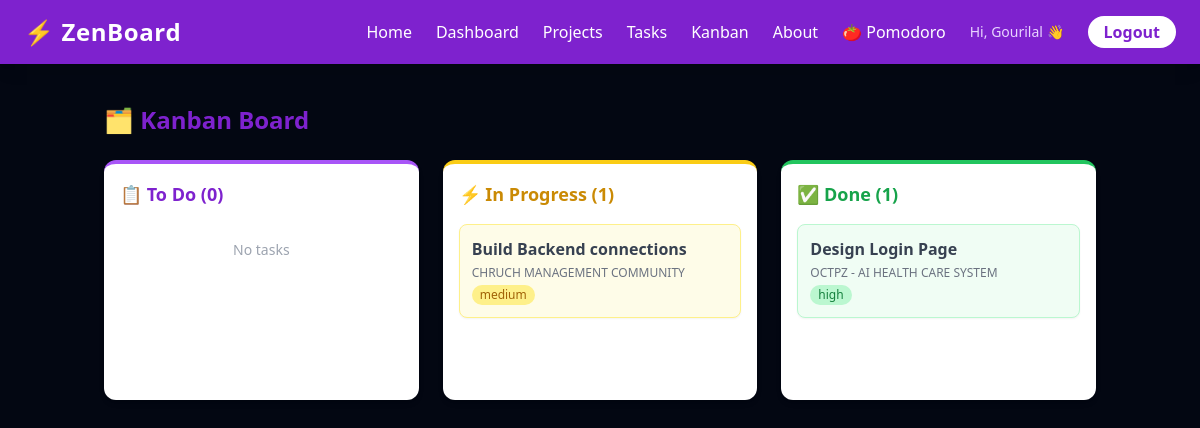
The app's page /Kanban/ (signed in) with its own data.
### tasks/models.py (models this page shows, shortened)
class Task(models.Model):
    STATUS_CHOICES = [
        ('todo', 'To Do'),
        ('inprogress', 'In Progress'),
        ('done', 'Done'),
    ]
    PRIORITY_CHOICES = [
        ('low', 'Low'),
        ('medium', 'Medium'),
        ('high', 'High'),
    ]
    title = models.CharField(max_length=200)
    description = models.TextField(blank=True)
    status = models.CharField(max_length=20, choices=STATUS_CHOICES, default='todo')
    priority = models.CharField(max_length=20, choices=PRIORITY_CHOICES, default='medium')
    project = models.ForeignKey(Project, on_delete=models.CASCADE)
    assigned_to = models.ForeignKey(User, on_delete=models.SET_NULL, null=True, blank=True)
    deadline = models.DateField(null=True, blank=True)
    created_at = models.DateTimeField(auto_now_add=True)

class Project(models.Model):
    name = models.CharField(max_length=200)
    description = models.TextField(blank=True)
    owner = models.ForeignKey(User, on_delete=models.CASCADE)
    created_at = models.DateTimeField(auto_now_add=True)

### tasks/views.py (the view)
# urls.py: path('Kanban/', views.kanban, name='kanban'),
@login_required
def kanban(request):
    todo_tasks = Task.objects.filter(project__owner=request.user, status='todo')
    inprogress_tasks = Task.objects.filter(project__owner=request.user, status='inprogress')
    done_tasks = Task.objects.filter(project__owner=request.user, status='done')
    context = {
        'todo_tasks': todo_tasks,
        'inprogress_tasks': inprogress_tasks,
        'done_tasks': done_tasks,
    }
    return render(request, 'tasks/kanban.html', context)

### templates/tasks/kanban.html (shortened to what this page needs)
{% extends 'tasks/base.html' %}
{% block content %}
<div class="mb-6">
    <h2 class="text-2xl font-bold text-purple-700">🗂️ Kanban Board</h2>
</div>
<div class="grid grid-cols-3 gap-6">
    <div class="bg-white rounded-xl shadow-md p-4 border-t-4 border-purple-500">
        <h3 class="text-lg font-bold text-purple-700 mb-4">📋 To Do ({{ todo_tasks.count }})</h3>
        <div id="todo" class="min-h-40 space-y-3">
            {% for task in todo_tasks %}
            <div class="bg-purple-50 border border-purple-200 rounded-lg p-3 cursor-grab shadow-sm"
                 draggable="true" data-id="{{ task.id }}">
                <p class="font-semibold text-gray-700">{{ task.title }}</p>
                <p class="text-xs text-gray-500 mt-1">{{ task.project.name }}</p>
                <span class="text-xs bg-purple-200 text-purple-700 px-2 py-0.5 rounded-full mt-1 inline-block">{{ task.priority }}</span>
                {% if task.deadline %}
                <p class="text-xs text-red-400 mt-1">📅 {{ task.deadline }}</p>
                {% endif %}
            </div>
            {% empty %}
            <p class="text-gray-400 text-sm text-center py-4">No tasks</p>
            {% endfor %}
        </div>
    </div>
    <div class="bg-white rounded-xl shadow-md p-4 border-t-4 border-yellow-400">
        <h3 class="text-lg font-bold text-yellow-600 mb-4">⚡ In Progress ({{ inprogress_tasks.count }})</h3>
        <div id="inprogress" class="min-h-40 space-y-3">
            {% for task in inprogress_tasks %}
            <div class="bg-yellow-50 border border-yellow-200 rounded-lg p-3 cursor-grab shadow-sm"
                 draggable="true" data-id="{{ task.id }}">
                <p class="font-semibold text-gray-700">{{ task.title }}</p>
                <p class="text-xs text-gray-500 mt-1">{{ task.project.name }}</p>
                <span class="text-xs bg-yellow-200 text-yellow-700 px-2 py-0.5 rounded-full mt-1 inline-block">{{ task.priority }}</span>
            </div>
            {% empty %}
            <p class="text-gray-400 text-sm text-center py-4">No tasks</p>
            {% endfor %}
        </div>
    </div>
    <div class="bg-white rounded-xl shadow-md p-4 border-t-4 border-green-500">
        <h3 class="text-lg font-bold text-green-600 mb-4">✅ Done ({{ done_tasks.count }})</h3>
        <div id="done" class="min-h-40 space-y-3">
            {% for task in done_tasks %}
            <div class="bg-green-50 border border-green-200 rounded-lg p-3 cursor-grab shadow-sm"
                 draggable="true" data-id="{{ task.id }}">
                <p class="font-semibold text-gray-700">{{ task.title }}</p>
                <p class="text-xs text-gray-500 mt-1">{{ task.project.name }}</p>
                <span class="text-xs bg-green-200 text-green-700 px-2 py-0.5 rounded-full mt-1 inline-block">{{ task.priority }}</span>
            </div>
            {% empty %}
            <p class="text-gray-400 text-sm text-center py-4">No tasks</p>
            {% endfor %}
        </div>
    </div>
</div>
{% endblock %}

### templates/tasks/base.html (shortened to what this page needs)
<!DOCTYPE html>
<html>
<head>
    <script src="https://cdn.tailwindcss.com"></script>
</head>
<body class="bg-gray-950 min-h-screen">
    <nav class="bg-purple-700 text-white px-6 py-4 flex items-center justify-between shadow-lg">
        <h1 class="text-2xl font-bold tracking-wide">⚡ ZenBoard</h1>
        <div class="flex items-center gap-6">
            <a href="{% url 'home' %}" class="hover:text-purple-200 transition font-medium">Home</a>
            <a href="{% url 'dashboard' %}" class="hover:text-purple-200 transition font-medium">Dashboard</a>
            <a href="{% url 'project_list' %}" class="hover:text-purple-200 transition font-medium">Projects</a>
            <a href="{% url 'task_list' %}" class="hover:text-purple-200 transition font-medium">Tasks</a>
            <a href="{% url 'kanban' %}" class="hover:text-purple-200 transition font-medium">Kanban</a>
                 <a href="{% url 'about' %}" class="hover:text-purple-200 transition font-medium">About</a>
                 <a href="{% url 'pomodoro' %}" class="hover:text-purple-200 transition font-medium">🍅 Pomodoro</a>
            {% if user.is_authenticated %}
                <span class="text-purple-200 text-sm">Hi, {{ user.username }} 👋</span>
                <a href="{% url 'logout' %}" class="bg-white text-purple-700 px-4 py-1 rounded-full font-semibold hover:bg-purple-100 transition">Logout</a>
            {% else %}
                <a href="{% url 'login' %}" class="bg-white text-purple-700 px-4 py-1 rounded-full font-semibold hover:bg-purple-100 transition">Login</a>
            {% endif %}
        </div>
    </nav>
    <div class="max-w-5xl mx-auto mt-10 px-4">
        {% block content %}
        {% endblock %}
    </div>
</body>
</html>

### records on screen
Task: title "Build Backend connections", project.name "CHRUCH MANAGEMENT COMMUNITY", priority "medium"
Task: title "Design Login Page", project.name "OCTPZ - AI HEALTH CARE SYSTEM", priority "high"

### other values on screen
{{ user.username }} "Gourilal"
{{ todo_tasks.count }} "0"
{{ inprogress_tasks.count }} "1"
{{ done_tasks.count }} "1"
